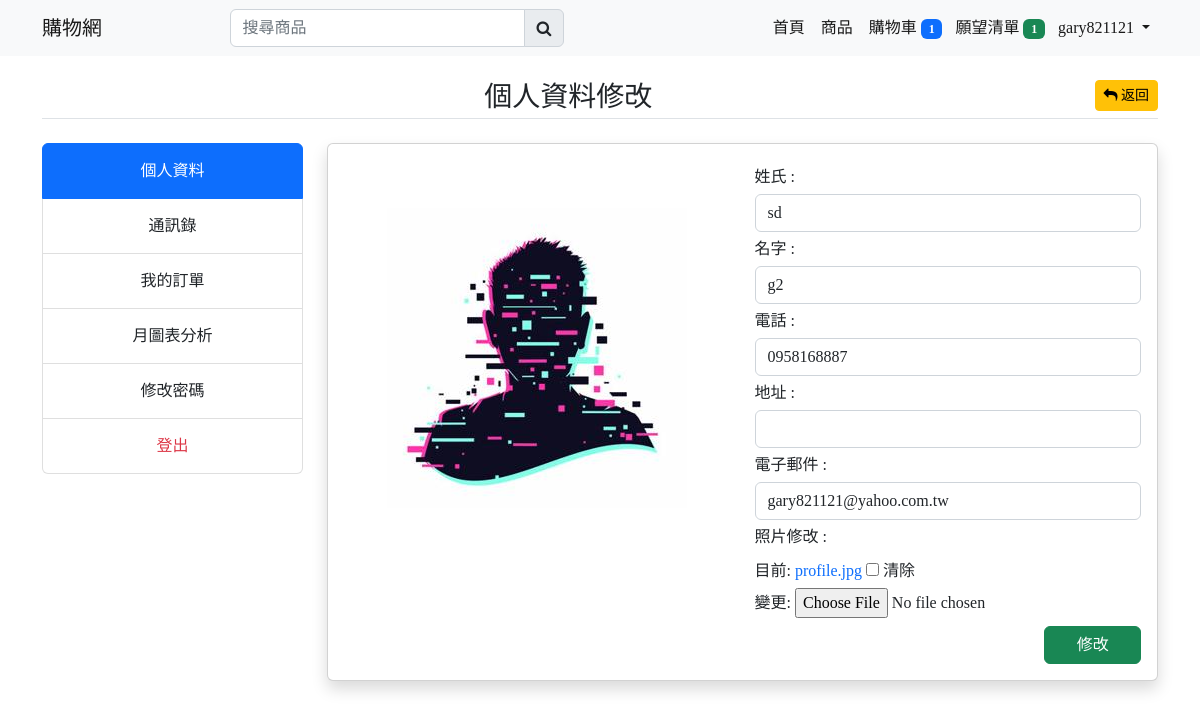
The page /profile_setting (signed in) on the database as committed earlier.
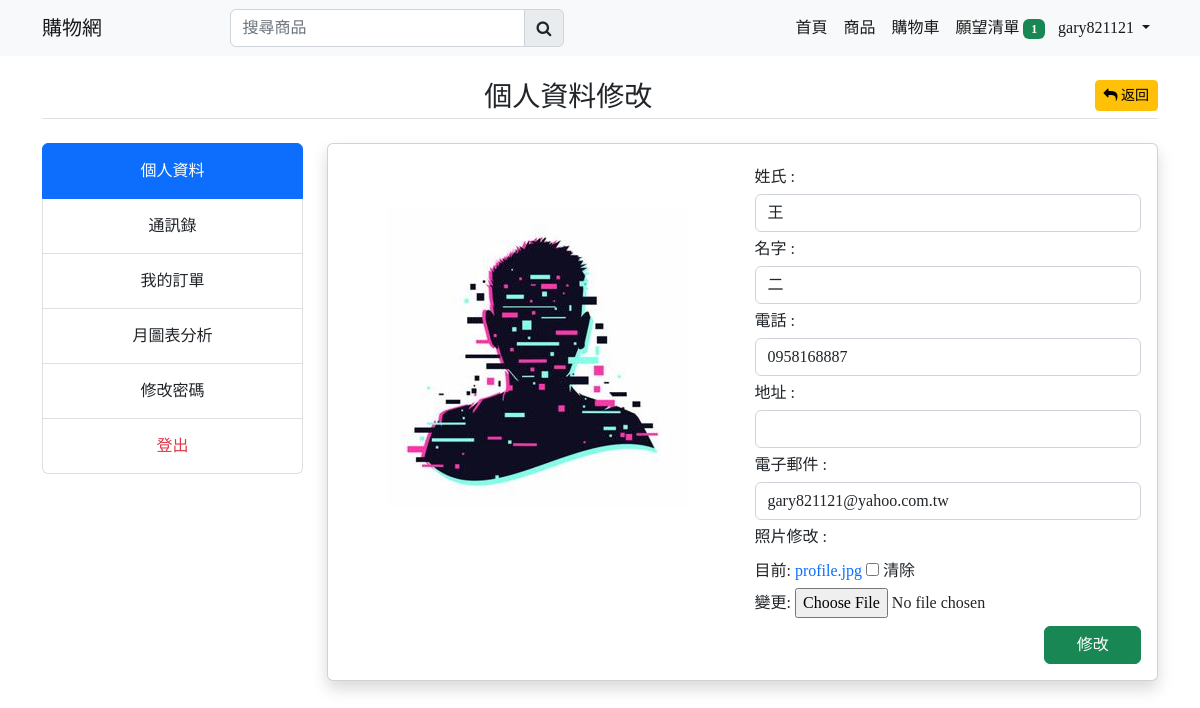
The same page on the database as committed later.
### mainapp/models.py (models this page shows, shortened)
class Profile(models.Model):
    user = models.OneToOneField(
        User, on_delete=models.CASCADE, null=True, blank=True)
    last_name = models.CharField(max_length=150, null=True, blank=True)
    first_name = models.CharField(max_length=150, null=True, blank=True)
    phone = models.CharField(max_length=150, null=True, blank=True)
    address = models.CharField(max_length=150, null=True, blank=True)
    email = models.EmailField(max_length=150, null=True, blank=True)
    profile_image = models.ImageField(
        upload_to=get_profile_file_path, null=True, blank=True)
    create_at = models.DateTimeField(auto_now_add=True)
    @property
    def cart_item_total(self):
        total = len(self.cart_set.all())
        return total
    @property
    def wishlist_item_total(self):
        total = len(self.wishlist_set.all())
        return total
    @property
    def profile_imageURL(self):
        try:
            url = self.profile_image.url
        except:
            url = 'images/profile.jpg'
        return url

class Cart(models.Model):
    user = models.ForeignKey(Profile, on_delete=models.CASCADE)
    product = models.ForeignKey(Product, on_delete=models.CASCADE)
    product_qty = models.IntegerField(null=False, blank=False)
    create_at = models.DateTimeField(auto_now_add=True)

class Wishlist(models.Model):
    user = models.ForeignKey(Profile, on_delete=models.CASCADE)
    product = models.ForeignKey(Product, on_delete=models.CASCADE)
    create_at = models.DateTimeField(auto_now_add=True)

### mainapp/controller/auth.py (the view, shortened to what this page needs)
# urls.py: path('profile_setting', auth.profile_setting, name='profile_setting'),
@login_required
def profile_setting(request):
    profile = Profile.objects.get(user=request.user)
    form = ProfileForm(instance=profile)
    return render(request, 'store/auth/profile_setting.html', locals())

### mainapp/forms.py
class ProfileForm(forms.ModelForm):
    class Meta:
        model = Profile
        fields = '__all__'
        exclude = ['user', ]

### mainapp/templates/store/auth/profile_setting.html (shortened to what this page needs)
{% extends 'store/layouts/main.html' %}
{% load static %}
{% load crispy_forms_tags %}
{% block content %}
<div class="container mt-3">
    <a href="{% url 'profile' %}" class="btn btn-warning btn-sm float-end"><i class="fa fa-reply"></i> 返回</a>
    <h3 class="border-bottom my-4 pb-1 text-center">個人資料修改</h3>
    <div class="row">
        <div class="col-md-3">
            {% include 'store/auth/dash_siderbar.html' %}
        </div>
        <div class="col-md-9">
            <div class="card shadow">
                <div class="card-body">
                    <div class="row">
                        <div class="col-md-6 text-center py-5">
                            <img src="{% static profile.profile_imageURL %}" class="align-middle" width="300px" alt="Profile_image">
                        </div>
                        <div class="col-md-6 form">
                            <form action="{% url 'profile_setting' %}" method="POST" enctype="multipart/form-data">
                                {{form|crispy}}
                                <input type="submit" class="btn btn-success float-end mt-2 w-25" value="修改">
                            </form>
                        </div>
                    </div>
                </div>
            </div>
        </div>
    </div>
</div>
{% endblock content %}

### mainapp/templates/store/inc/navbar.html (shortened to what this page needs)
{% load static %}
<nav class="navbar navbar-expand-lg bg-light" id="item_count">
    <div class="container">
      <a class="navbar-brand" href="{% url 'home' %}">購物網</a>
      <div class="search-bar">
        <form action="{% url 'search_product' %}" method="POST">
          <div class="input-group">
            <input type="search" class="form-control" id="search_product" name="search_product" placeholder="搜尋商品" required>
            <button class="input-group-text"><i class="fa fa-search"></i></button>
          </div>
      </form>
      </div>
      <div class="collapse navbar-collapse" id="navbarNav">
        <ul class="navbar-nav ms-auto">
          <li class="nav-item">
            <a class="nav-link active {% if request.resolver_match.url_name == 'home' %}navactive{% endif %}" aria-current="page" href="{% url 'home' %}">首頁</a>
          </li>
          <li class="nav-item">
            <a class="nav-link active {% if request.resolver_match.url_name == 'collections' %}navactive{% endif %}" href="{% url 'collections' %}">商品</a>
          </li>
          <li class="nav-item">
            <a class="nav-link active {% if request.resolver_match.url_name == 'cart' %}navactive{% endif %}" aria-current="page" href="{% url 'cart' %}">
              購物車
              {% if profile.cart_item_total > 0 %}
              <span class="badge badge-pill bg-primary cart-count" style="margin-right: -3px;">{{profile.cart_item_total}}</span>
              {% endif %}
            </a>
          </li>
          <li class="nav-item">
            <a class="nav-link active {% if request.resolver_match.url_name == 'wishlist' %}navactive{% endif %}" aria-current="page" href="{% url 'wishlist' %}">
              願望清單
              {% if profile.wishlist_item_total > 0 %}
              <span class="badge badge-pill bg-success wishlist-count" style="margin-right: -3px;">{{profile.wishlist_item_total}}</span>
              {% endif %}
            </a>
          </li>
          {% if request.user.is_authenticated %}
          <li class="nav-item dropdown">
            <a class="nav-link dropdown-toggle active ints"
            href="#" role="button" data-bs-toggle="dropdown" aria-expanded="false">
              {{request.user}}
            </a>
          </li>
          {% else %}
          <li class="nav-item">
            <a class="nav-link" href="{% url 'login2' %}">登入</a>
          </li>
          {% endif  %}
        </ul>
      </div>
    </div>
  </nav>

Rows that differ between the two databases and show on the page:
changed Profile "gary821121@yahoo.com.tw": last_name "sd" → "王"; first_name "g2" → "二"; cart_item_total "1" → (not shown)
